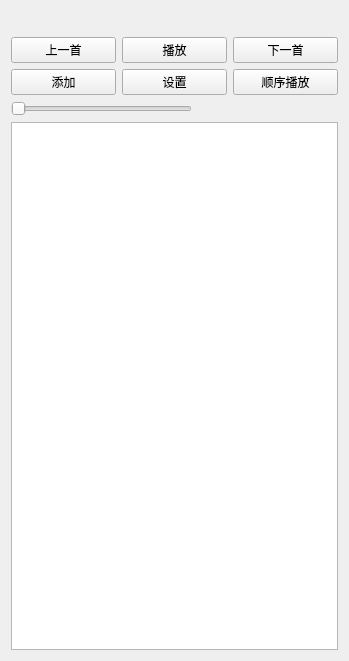
<?xml version="1.0" encoding="UTF-8"?>
<ui version="4.0">
 <class>MainPage</class>
 <widget class="QWidget" name="MainPage">
  <property name="geometry">
   <rect>
    <x>0</x>
    <y>0</y>
    <width>349</width>
    <height>661</height>
   </rect>
  </property>
  <property name="windowTitle">
   <string>Form</string>
  </property>
  <layout class="QGridLayout" name="gridLayout">
   <item row="0" column="0">
    <layout class="QVBoxLayout" name="verticalLayout">
     <item>
      <widget class="QWidget" name="head" native="true">
       <property name="minimumSize">
        <size>
         <width>0</width>
         <height>20</height>
        </size>
       </property>
       <property name="maximumSize">
        <size>
         <width>16777215</width>
         <height>20</height>
        </size>
       </property>
       <layout class="QGridLayout" name="gridLayout_2"/>
      </widget>
     </item>
     <item>
      <layout class="QHBoxLayout" name="horizontalLayout_2">
       <item>
        <widget class="QPushButton" name="btnPrev">
         <property name="text">
          <string>上一首</string>
         </property>
        </widget>
       </item>
       <item>
        <widget class="QPushButton" name="btnPlayPause">
         <property name="text">
          <string>播放</string>
         </property>
        </widget>
       </item>
       <item>
        <widget class="QPushButton" name="btnNext">
         <property name="text">
          <string>下一首</string>
         </property>
        </widget>
       </item>
      </layout>
     </item>
     <item>
      <layout class="QHBoxLayout" name="horizontalLayout_3" stretch="1,1,1">
       <item>
        <widget class="QPushButton" name="btnAddMusic">
         <property name="text">
          <string>添加</string>
         </property>
        </widget>
       </item>
       <item>
        <widget class="QPushButton" name="btnSet">
         <property name="text">
          <string>设置</string>
         </property>
        </widget>
       </item>
       <item>
        <widget class="QPushButton" name="btnPlayModel">
         <property name="text">
          <string>顺序播放</string>
         </property>
        </widget>
       </item>
      </layout>
     </item>
     <item>
      <layout class="QHBoxLayout" name="horizontalLayout">
       <item>
        <widget class="MySlider" name="playProgressBar">
         <property name="maximum">
          <number>999</number>
         </property>
         <property name="singleStep">
          <number>0</number>
         </property>
         <property name="pageStep">
          <number>0</number>
         </property>
         <property name="orientation">
          <enum>Qt::Horizontal</enum>
         </property>
        </widget>
       </item>
       <item>
        <widget class="QLabel" name="musicTime">
         <property name="minimumSize">
          <size>
           <width>140</width>
           <height>0</height>
          </size>
         </property>
         <property name="maximumSize">
          <size>
           <width>140</width>
           <height>16777215</height>
          </size>
         </property>
         <property name="text">
          <string/>
         </property>
         <property name="alignment">
          <set>Qt::AlignRight|Qt::AlignTrailing|Qt::AlignVCenter</set>
         </property>
        </widget>
       </item>
      </layout>
     </item>
     <item>
      <widget class="QListWidget" name="musicShowList"/>
     </item>
    </layout>
   </item>
  </layout>
 </widget>
 <customwidgets>
  <customwidget>
   <class>MySlider</class>
   <extends>QSlider</extends>
   <header>myslider.h</header>
  </customwidget>
 </customwidgets>
 <resources/>
 <connections/>
</ui>
